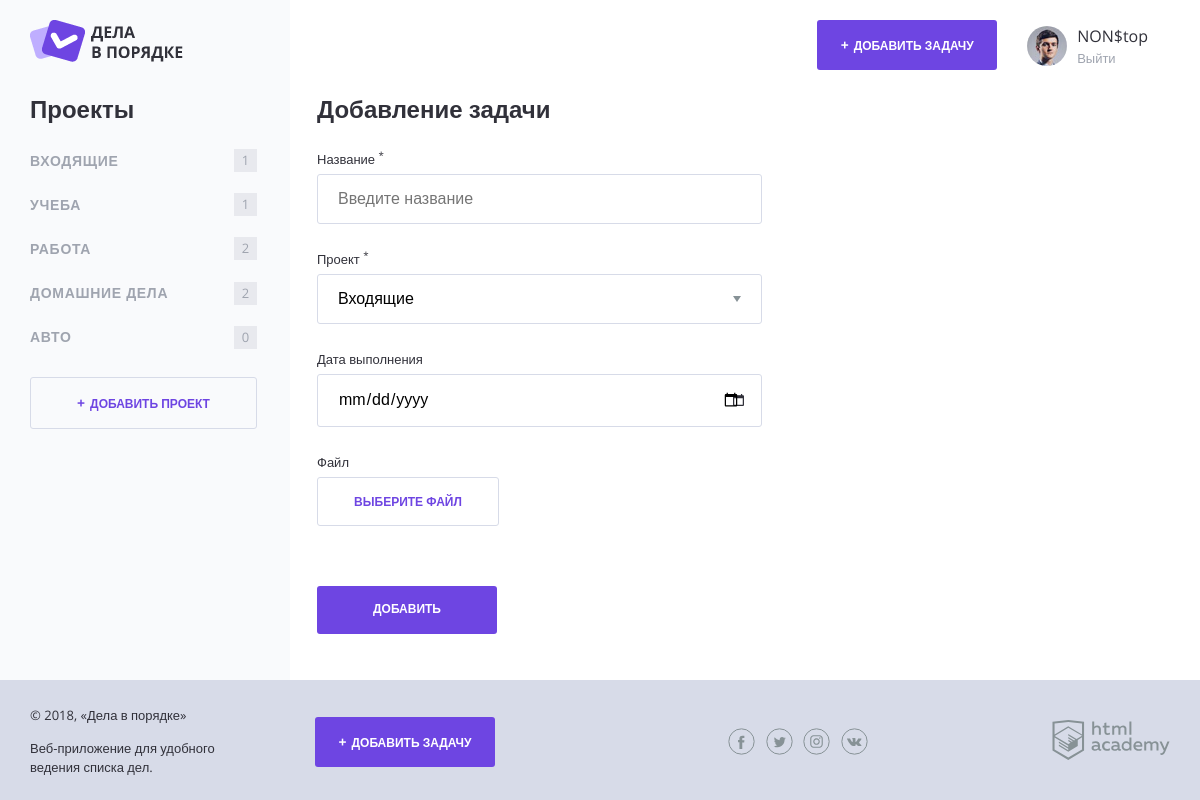
The app's page /task_add.php?project_id=1 (signed in) with its own data.
### tables this page shows
CREATE TABLE `projects` (
  `project_id` int(11) NOT NULL AUTO_INCREMENT,
  `user_id` int(11) NOT NULL,
  `project_name` varchar(50) NOT NULL,
  PRIMARY KEY (`project_id`),
  KEY `user_id` (`user_id`)
);

### functions.php (called while the page is built, shortened)
<?php
function Include_template($name, $data)
{
    $name = 'templates/' . $name;
    extract($data);
    include_once $name;
    $result = ob_get_clean();
    return $result;
}
function execSql($conn, $sql)
{
    $result = mysqli_query($conn, $sql);
    return $result;
}
function getAssocArrayFromSQL($dbConn, $sql)
{
    $result = mysqli_fetch_all(execSql($dbConn, $sql), MYSQLI_ASSOC);
    return $result;
}
function createEmptyTaskFieldValuesArray()
{
    $errorClassAndMessage = [
        'errorClass' => '',
        'errorMessage' => ''
    ];
    $result = [
        'fieldValues' => [
            'name' => '',
            'project' => 0,
            'date' => '',
            'file' => ''
        ],
        'errors' => [
            'errorFlag' => 0,
            'errorGeneralMessage' => '',
            'name' => $errorClassAndMessage,
            'project' => $errorClassAndMessage,
            'date' => $errorClassAndMessage
        ]
    ];
    return $result;
}

### templates/task_add.php (the view, shortened to what this page needs)
<main class="content__main">
  <h2 class="content__main-heading">Добавление задачи</h2>
  <form class="form" action="/task_add.php" method="post" enctype="multipart/form-data">
    <div class="form__row">
      <label class="form__label" for="name">Название <sup>*</sup></label>
      <input class="form__input<?= $fieldsValues['errors']['name']['errorClass'] ?>" type="text" name="name" id="name" value="<?= $fieldsValues['fieldValues']['name'] ?>" placeholder="Введите название" maxlength="50">
    </div>
    <div class="form__row">
      <label class="form__label" for="project">Проект <sup>*</sup></label>
      <select class="form__input form__input--select<?= $fieldsValues['errors']['project']['errorClass'] ?>" name="project" id="project">
      <?php
      foreach ($projects as $project) {
          $selected = '';
          if ($project['project_id'] == $activeProject['id']) {
              $selected = ' selected';
          } ?>
        <option value="<?= $project['project_id'] ?>"<?= $selected ?>><?= $project['project_name'] ?></option>
      <?php
      }
      ?>
      </select>
    </div>
    <div class="form__row">
      <label class="form__label" for="date">Дата выполнения</label>
      <input class="form__input form__input--date<?= $fieldsValues['errors']['date']['errorClass'] ?>" type="date" name="date" id="date" value="<?= $fieldsValues['fieldValues']['date'] ?>" placeholder="Введите дату в формате ДД.ММ.ГГГГ" maxlength="10">
    </div>
    <div class="form__row">
      <label class="form__label" for="preview">Файл</label>
      <div class="form__input-file">
        <label class="button button--transparent" for="preview">
          <span>Выберите файл</span>
        </label>
      </div>
    </div>
    <div class="form__row form__row--controls">
      <input class="button" type="submit" name="submit" value="Добавить">
    </div>
  </form>
</main>

### templates/layout.php (shortened to what this page needs)
<!DOCTYPE html>
<html lang="ru">
<head>
    <link rel="stylesheet" href="css/normalize.css">
    <link rel="stylesheet" href="css/style.css">
    <link rel="stylesheet" href="css/flatpickr.min.css">
</head>
<body>
<div class="page-wrapper">
    <div class="container container--with-sidebar">
        <header class="main-header">
            <a href="/">
                <img src="img/logo.png" width="153" height="42" alt="Логотип Дела в порядке">
            </a>
            <div class="main-header__side">
                <a class="main-header__side-item button button--plus open-modal" href="/task_add.php<?= $activeProject['aloneGetStr'] ?>">Добавить задачу</a>
                <div class="main-header__side-item user-menu">
                    <div class="user-menu__image">
                        <img src="img/user-pic.jpg" width="40" height="40" alt="Пользователь">
                    </div>
                    <div class="user-menu__data">
                        <p><?=  $_SESSION['userName'] ?></p>
                        <a href="/logout.php">Выйти</a>
                    </div>
                </div>
            </div>
        </header>
        <div class="content">
            <section class="content__side">
                <h2 class="content__side-heading">Проекты</h2>
                <nav class="main-navigation">
                    <ul class="main-navigation__list">
                    <?php
                    foreach ($projects as $project) {
                        ?>
                        <li class="main-navigation__list-item">
                            <a class="main-navigation__list-item-link" href="/index.php?project_id=<?= $project['project_id'] ?>"><?= $project['project_name'] ?></a>
                            <span class="main-navigation__list-item-count"><?= $project['task_count'] ?></span>
                        </li>
                    <?php
                    }
                    ?>
                    </ul>
                </nav>
                <a class="button button--transparent button--plus content__side-button"
                   href="/project_add.php">Добавить проект</a>
            </section>
            <?= $content ?>
        </div>
    </div>
</div>
<footer class="main-footer">
    <div class="container">
        <div class="main-footer__copyright">
            <p>© 2018, «Дела в порядке»</p>
            <p>Веб-приложение для удобного ведения списка дел.</p>
        </div>
        <a class="main-footer__button button button--plus" href="/task_add.php<?= $activeProject['aloneGetStr'] ?>">Добавить задачу</a>
        <div class="main-footer__social social">
            <a class="social__link social__link--facebook" href="#">
            </a>
            <a class="social__link social__link--twitter" href="#">
            </a>
            <a class="social__link social__link--instagram" href="#">
            </a>
            <a class="social__link social__link--vkontakte" href="#">
            </a>
        </div>
        <div class="main-footer__developed-by">
            <a href="https://htmlacademy.ru/intensive/php">
                <img src="img/htmlacademy.svg" alt="HTML Academy" width="118" height="40">
            </a>
        </div>
    </div>
</footer>
</body>
</html>

### css/style.css (style rules this page uses)
html, body { height: 100%; }
.page-wrapper { min-height: 100%; margin-bottom: -120px; display: flex; }
.page-wrapper::after { content: ""; display: block; }
.main-footer, .page-wrapper::after { height: 94px; }
body { position: relative; min-width: 1180px; font-size: 16px; font-family: "OpenSans", sans-serif; color: #31313a; }
a { text-decoration: none; }
.container { width: 1140px; margin: 0 auto; padding: 0 20px; }
.container--with-sidebar { position: relative; }
.container--with-sidebar::after { content: ""; position: absolute; top: 0; left: calc(-50vw + 280px); z-index: -1; width: 50vw; height: 100%; background-color: #f9fafc; }
.button { display: inline-block; width: 180px; padding: 17px 0; font-weight: 700; font-size: 12px; text-align: center; color: #ffffff; text-transform: uppercase; text-decoration: none; background-color: #6e45e2; border: 0; border-radius: 3px; }
.button--plus::before { content: "+"; margin-right: 5px; font-size: 14px; }
.button--transparent { color: #6e45e2; border: 1px solid #d7dbe8; }
.button--transparent, .button--transparent:hover, .button--transparent:focus, .button--transparent:active { background-color: transparent; }
.main-header { display: flex; justify-content: space-between; padding: 20px 0 26px; }
.main-header__side { display: flex; align-items: center; margin-right: 22px; }
.main-header__side-item { margin-left: 30px; }
.user-menu { display: flex; align-items: center; }
.user-menu__image { flex-shrink: 1; margin-top: 6px; margin-right: 10px; }
.user-menu__image img { border-radius: 50%; }
.user-menu__data p { margin: 3px 0 2px; }
.user-menu__data a { font-size: 13px; color: #9fa4af; }
.content { display: flex; margin-bottom: 120px; }
.content__side { width: 260px; }
.content__side-heading { margin: 0; margin-bottom: 15px; }
.content__side-button { width: 225px; }
.main-navigation { margin-bottom: 18px; }
.main-navigation__list { margin: 0 0 0 -8px; padding: 0; list-style: none; }
.main-navigation__list-item { display: flex; align-items: center; font-size: 14px; color: #9fa4af; text-transform: uppercase; }
.main-navigation__list-item-link { flex-grow: 1; padding: 14px 8px; font-weight: bold; color: inherit; text-decoration: none; letter-spacing: 0.05em; }
.main-navigation__list-item-count { display: inline-block; min-width: 19px; min-height: 19px; margin-right: 33px; padding: 2px; font-size: 13px; line-height: 18px; text-align: center; background-color: #e8e9ee; }
.content__main { flex-grow: 1; padding: 0 30px 0 27px; }
.content__main-heading { margin: 0; margin-bottom: 25px; }
.main-footer { position: relative; padding: 13px 0; background-color: #d7dbe8; }
.main-footer .container { display: flex; align-items: center; }
.main-footer__copyright { width: 215px; margin-right: 70px; font-size: 13px; line-height: 1.5; }
.main-footer__button { margin-right: 202px; }
.main-footer__social { width: 140px; margin-right: 184px; }
.social { display: flex; flex-wrap: wrap; justify-content: space-between; margin-left: auto; }
.social__link { width: 27px; height: 27px; }
.form { max-width: 445px; }
.form__row { margin-bottom: 25px; }
.form__label { display: inline-block; margin-bottom: 7px; font-size: 13px; }
.form__input { box-sizing: border-box; width: 100%; padding: 15px 20px; border: 1px solid #d7dbe8; border-radius: 3px; -webkit-appearance: none; -moz-appearance: none; appearance: none; }
.form__input--select { background: #ffffff url("../img/dropdown.svg") right 20px top 50% no-repeat; }
.form__input--date { background: #ffffff url("../img/icon-calendar.png") right 17px top 50% no-repeat; }
.form__row--controls { margin-top: 60px; margin-bottom: 0; }

### records on screen
projects: project_name "ВХОДЯЩИЕ", task_count "1"
projects: project_name "УЧЕБА", task_count "1"
projects: project_name "РАБОТА", task_count "2"
projects: project_name "ДОМАШНИЕ ДЕЛА", task_count "2"
projects: project_name "АВТО", task_count "0"

### other values on screen
$_SESSION['userName'] "NON$top"
form field project "Входящие"
